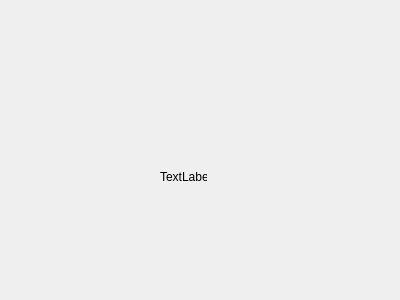
<?xml version="1.0" encoding="UTF-8"?>
<ui version="4.0">
 <class>SecondWindow</class>
 <widget class="QWidget" name="SecondWindow">
  <property name="geometry">
   <rect>
    <x>0</x>
    <y>0</y>
    <width>400</width>
    <height>300</height>
   </rect>
  </property>
  <property name="windowTitle">
   <string>Form</string>
  </property>
  <widget class="QLabel" name="label">
   <property name="geometry">
    <rect>
     <x>160</x>
     <y>170</y>
     <width>47</width>
     <height>13</height>
    </rect>
   </property>
   <property name="text">
    <string>TextLabel</string>
   </property>
  </widget>
 </widget>
 <resources/>
 <connections/>
</ui>
